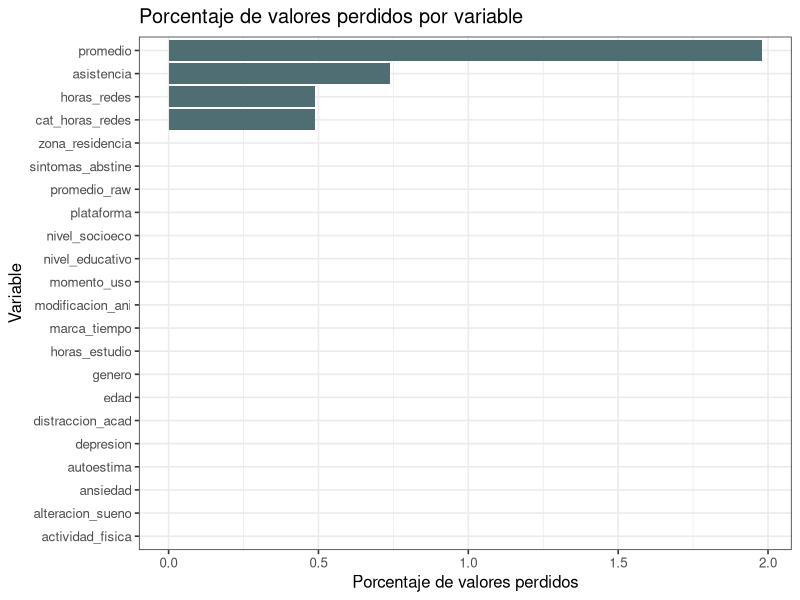
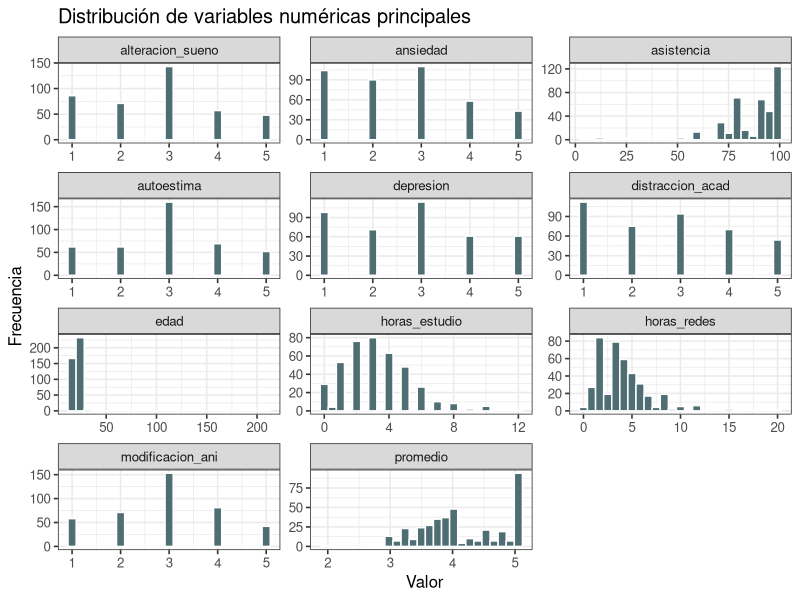
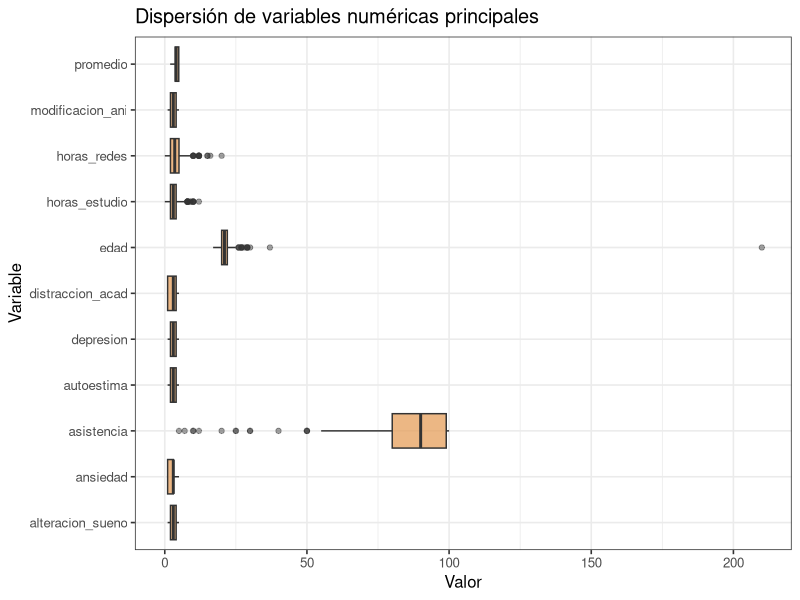
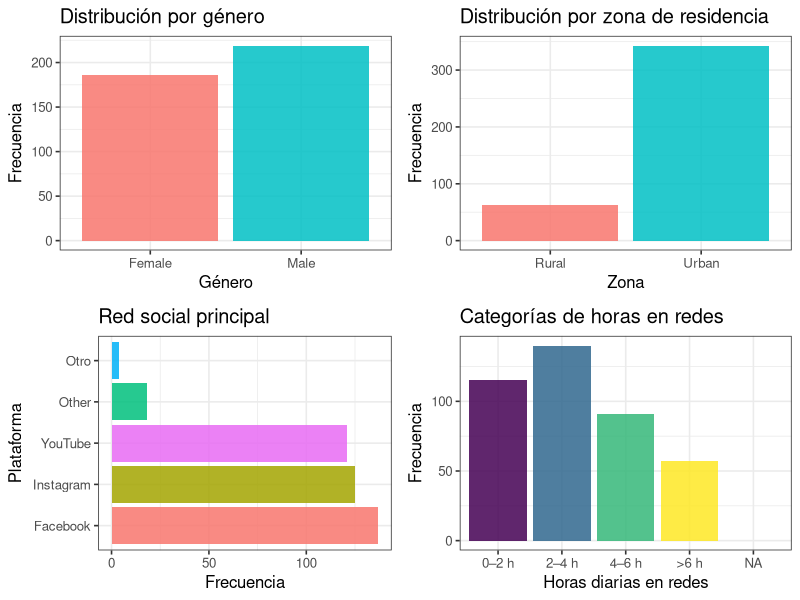
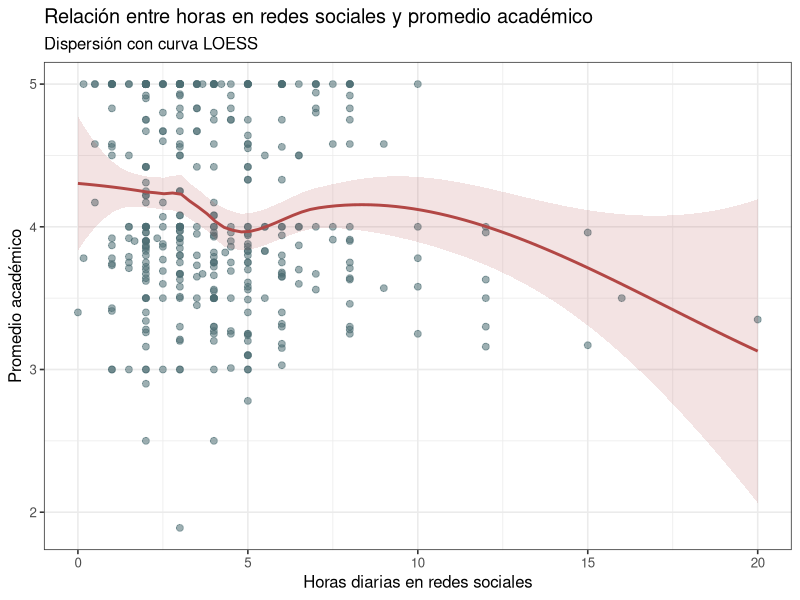
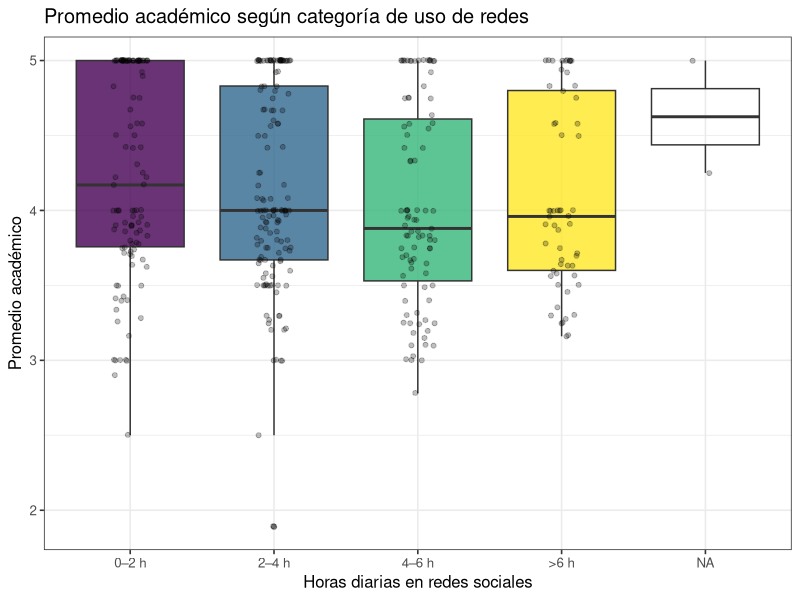
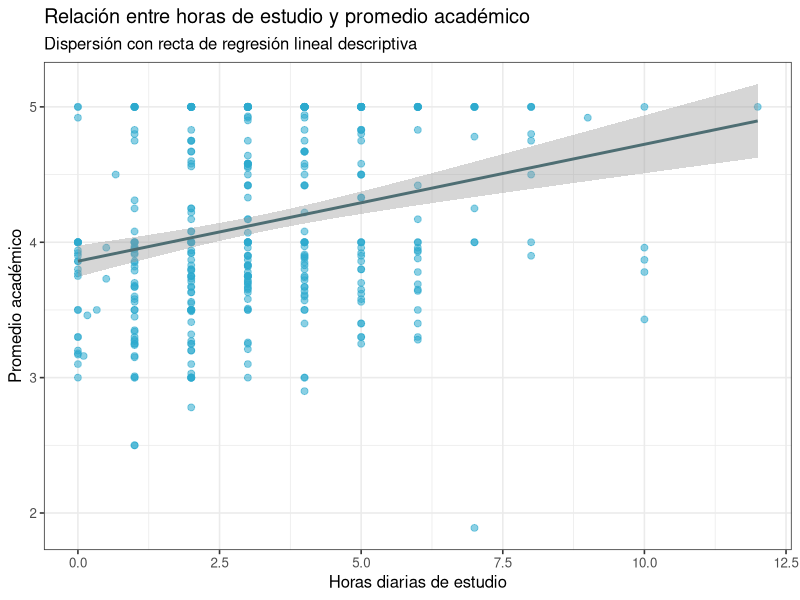
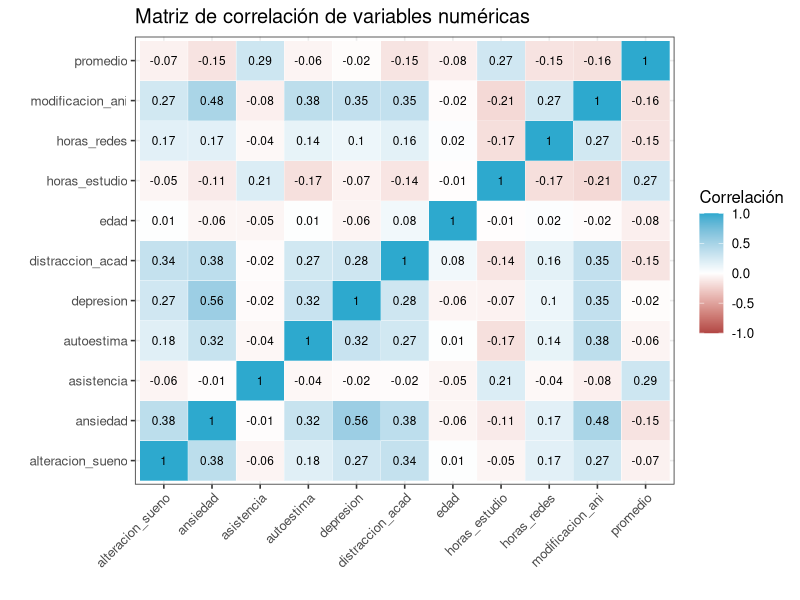

Generate these figures, in order, with R:
## ---- chunk 1
library(tidyverse)
library(readr)
library(knitr)
library(cowplot)
library(scales)
## ---- chunk 2
df <- read_csv(
  "../../datos/procesados/survey.limpio.csv",
  show_col_types = FALSE
) %>%
  mutate(
    cat_horas_redes = factor(
      cat_horas_redes,
      levels = c("0–2 h", "2–4 h", "4–6 h", ">6 h"),
      ordered = TRUE
    ),
    plataforma = factor(plataforma),
    genero = factor(genero),
    zona_residencia = factor(zona_residencia),
    nivel_educativo = factor(nivel_educativo),
    nivel_socioeco = factor(nivel_socioeco),
    momento_uso = factor(momento_uso),
    actividad_fisica = factor(actividad_fisica)
  )

cat("Filas de la base:", nrow(df), "\n")
cat("Columnas de la base:", ncol(df), "\n")
## ---- chunk 3
glimpse(df)
## ---- chunk 4
head(df, 10) %>%
  kable(
    caption = "Primeras 10 observaciones de la base limpia"
  )
## ---- chunk 5
tipos_variables <- tibble(
  variable = names(df),
  tipo = map_chr(df, ~ class(.x)[1]),
  valores_unicos = map_int(df, ~ n_distinct(.x, na.rm = TRUE)),
  valores_perdidos = map_int(df, ~ sum(is.na(.x))),
  porcentaje_na = round(valores_perdidos / nrow(df) * 100, 2)
)

tipos_variables %>%
  kable(
    caption = "Tipo de variable, valores únicos y valores perdidos"
  )
## ---- chunk 6
na_resumen <- df %>%
  summarise(across(
    everything(),
    ~ sum(is.na(.x))
  )) %>%
  pivot_longer(
    cols = everything(),
    names_to = "variable",
    values_to = "n_na"
  ) %>%
  mutate(
    porcentaje_na = round(n_na / nrow(df) * 100, 2)
  ) %>%
  arrange(desc(n_na))

na_resumen %>%
  kable(
    caption = "Resumen de valores perdidos por variable"
  )
## ---- chunk 7
ggplot(na_resumen, aes(x = reorder(variable, porcentaje_na), y = porcentaje_na)) +
  geom_col(fill = "#4E6E73") +
  coord_flip() +
  labs(
    title = "Porcentaje de valores perdidos por variable",
    x = "Variable",
    y = "Porcentaje de valores perdidos"
  ) +
  theme_bw(base_size = 12)
## ---- chunk 8
variables_numericas <- df %>%
  select(where(is.numeric))

resumen_numerico <- variables_numericas %>%
  summarise(across(
    everything(),
    list(
      n = ~ sum(!is.na(.x)),
      media = ~ mean(.x, na.rm = TRUE),
      mediana = ~ median(.x, na.rm = TRUE),
      desviacion = ~ sd(.x, na.rm = TRUE),
      minimo = ~ min(.x, na.rm = TRUE),
      q1 = ~ quantile(.x, 0.25, na.rm = TRUE),
      q3 = ~ quantile(.x, 0.75, na.rm = TRUE),
      maximo = ~ max(.x, na.rm = TRUE),
      iqr = ~ IQR(.x, na.rm = TRUE)
    ),
    .names = "{.col}_{.fn}"
  )) %>%
  pivot_longer(
    cols = everything(),
    names_to = "variable_estadistico",
    values_to = "valor"
  ) %>%
  separate(
    variable_estadistico,
    into = c("variable", "estadistico"),
    sep = "_(?=[^_]+$)"
  ) %>%
  pivot_wider(
    names_from = estadistico,
    values_from = valor
  ) %>%
  mutate(across(where(is.numeric), ~ round(.x, 3)))

resumen_numerico %>%
  kable(
    caption = "Estadísticas descriptivas de las variables numéricas"
  )
## ---- chunk 9
df_num_largo <- df %>%
  select(
    edad,
    horas_estudio,
    asistencia,
    horas_redes,
    promedio,
    distraccion_acad,
    ansiedad,
    depresion,
    autoestima,
    alteracion_sueno,
    modificacion_ani
  ) %>%
  pivot_longer(
    cols = everything(),
    names_to = "variable",
    values_to = "valor"
  )

ggplot(df_num_largo, aes(x = valor)) +
  geom_histogram(bins = 25, fill = "#4E6E73", color = "white") +
  facet_wrap(~ variable, scales = "free", ncol = 3) +
  labs(
    title = "Distribución de variables numéricas principales",
    x = "Valor",
    y = "Frecuencia"
  ) +
  theme_bw(base_size = 12)
## ---- chunk 10
ggplot(df_num_largo, aes(x = variable, y = valor)) +
  geom_boxplot(fill = "#E69F5B", alpha = 0.75, outlier.alpha = 0.45) +
  coord_flip() +
  labs(
    title = "Dispersión de variables numéricas principales",
    x = "Variable",
    y = "Valor"
  ) +
  theme_bw(base_size = 12)
## ---- chunk 11
variables_categoricas <- df %>%
  select(where(~ is.character(.x) || is.factor(.x)))

resumen_categorico <- variables_categoricas %>%
  summarise(across(
    everything(),
    ~ n_distinct(.x, na.rm = TRUE)
  )) %>%
  pivot_longer(
    cols = everything(),
    names_to = "variable",
    values_to = "categorias_unicas"
  ) %>%
  arrange(desc(categorias_unicas))

resumen_categorico %>%
  kable(
    caption = "Cantidad de categorías únicas por variable categórica"
  )
## ---- chunk 12
tabla_frecuencia <- function(data, variable) {
  data %>%
    count({{ variable }}, name = "frecuencia") %>%
    mutate(
      porcentaje = round(frecuencia / sum(frecuencia) * 100, 2)
    ) %>%
    arrange(desc(frecuencia))
}

tabla_frecuencia(df, genero) %>%
  kable(caption = "Distribución por género")

tabla_frecuencia(df, zona_residencia) %>%
  kable(caption = "Distribución por zona de residencia")

tabla_frecuencia(df, nivel_educativo) %>%
  kable(caption = "Distribución por nivel educativo")

tabla_frecuencia(df, nivel_socioeco) %>%
  kable(caption = "Distribución por nivel educativo de los padres")

tabla_frecuencia(df, plataforma) %>%
  kable(caption = "Distribución por red social principal")

tabla_frecuencia(df, cat_horas_redes) %>%
  kable(caption = "Distribución por categoría de horas en redes sociales")
## ---- chunk 13
p_genero <- ggplot(df, aes(x = genero, fill = genero)) +
  geom_bar(alpha = 0.85) +
  labs(
    title = "Distribución por género",
    x = "Género",
    y = "Frecuencia"
  ) +
  theme_bw(base_size = 12) +
  theme(legend.position = "none")

p_zona <- ggplot(df, aes(x = zona_residencia, fill = zona_residencia)) +
  geom_bar(alpha = 0.85) +
  labs(
    title = "Distribución por zona de residencia",
    x = "Zona",
    y = "Frecuencia"
  ) +
  theme_bw(base_size = 12) +
  theme(legend.position = "none")

p_plataforma <- ggplot(df, aes(x = fct_infreq(plataforma), fill = plataforma)) +
  geom_bar(alpha = 0.85) +
  coord_flip() +
  labs(
    title = "Red social principal",
    x = "Plataforma",
    y = "Frecuencia"
  ) +
  theme_bw(base_size = 12) +
  theme(legend.position = "none")

p_cat_redes <- ggplot(df, aes(x = cat_horas_redes, fill = cat_horas_redes)) +
  geom_bar(alpha = 0.85) +
  labs(
    title = "Categorías de horas en redes",
    x = "Horas diarias en redes",
    y = "Frecuencia"
  ) +
  theme_bw(base_size = 12) +
  theme(legend.position = "none")

plot_grid(
  p_genero,
  p_zona,
  p_plataforma,
  p_cat_redes,
  ncol = 2
)
## ---- chunk 14
variables_centrales <- df %>%
  select(
    horas_redes,
    cat_horas_redes,
    promedio,
    horas_estudio,
    asistencia,
    distraccion_acad,
    ansiedad,
    depresion,
    autoestima,
    alteracion_sueno
  )

summary(variables_centrales)
## ---- chunk 15
df %>%
  summarise(
    n = n(),
    media_horas_redes = mean(horas_redes, na.rm = TRUE),
    mediana_horas_redes = median(horas_redes, na.rm = TRUE),
    sd_horas_redes = sd(horas_redes, na.rm = TRUE),
    media_promedio = mean(promedio, na.rm = TRUE),
    mediana_promedio = median(promedio, na.rm = TRUE),
    sd_promedio = sd(promedio, na.rm = TRUE),
    media_horas_estudio = mean(horas_estudio, na.rm = TRUE),
    media_asistencia = mean(asistencia, na.rm = TRUE),
    media_distraccion = mean(distraccion_acad, na.rm = TRUE)
  ) %>%
  mutate(across(where(is.numeric), ~ round(.x, 3))) %>%
  kable(
    caption = "Resumen general de variables centrales del proyecto"
  )
## ---- chunk 16
ggplot(df, aes(x = horas_redes, y = promedio)) +
  geom_point(alpha = 0.55, color = "#4E6E73", size = 2) +
  geom_smooth(method = "loess", se = TRUE, color = "#B24745", fill = "#B24745", alpha = 0.15) +
  labs(
    title = "Relación entre horas en redes sociales y promedio académico",
    subtitle = "Dispersión con curva LOESS",
    x = "Horas diarias en redes sociales",
    y = "Promedio académico"
  ) +
  theme_bw(base_size = 12)
## ---- chunk 17
df %>%
  group_by(cat_horas_redes) %>%
  summarise(
    n = n(),
    promedio_medio = mean(promedio, na.rm = TRUE),
    promedio_mediano = median(promedio, na.rm = TRUE),
    sd_promedio = sd(promedio, na.rm = TRUE),
    min_promedio = min(promedio, na.rm = TRUE),
    max_promedio = max(promedio, na.rm = TRUE),
    .groups = "drop"
  ) %>%
  mutate(across(where(is.numeric), ~ round(.x, 3))) %>%
  kable(
    caption = "Promedio académico por categoría de uso diario de redes sociales"
  )
## ---- chunk 18
ggplot(df, aes(x = cat_horas_redes, y = promedio, fill = cat_horas_redes)) +
  geom_boxplot(alpha = 0.8, outlier.alpha = 0.5) +
  geom_jitter(width = 0.12, alpha = 0.25, size = 1.4) +
  labs(
    title = "Promedio académico según categoría de uso de redes",
    x = "Horas diarias en redes sociales",
    y = "Promedio académico"
  ) +
  theme_bw(base_size = 12) +
  theme(legend.position = "none")
## ---- chunk 19
ggplot(df, aes(x = horas_estudio, y = promedio)) +
  geom_point(alpha = 0.55, color = "#2DA9CE", size = 2) +
  geom_smooth(method = "lm", se = TRUE, color = "#4E6E73") +
  labs(
    title = "Relación entre horas de estudio y promedio académico",
    subtitle = "Dispersión con recta de regresión lineal descriptiva",
    x = "Horas diarias de estudio",
    y = "Promedio académico"
  ) +
  theme_bw(base_size = 12)
## ---- chunk 20
df %>%
  summarise(
    correlacion_horas_estudio_promedio = cor(horas_estudio, promedio, use = "complete.obs"),
    correlacion_horas_redes_promedio = cor(horas_redes, promedio, use = "complete.obs"),
    correlacion_asistencia_promedio = cor(asistencia, promedio, use = "complete.obs"),
    correlacion_distraccion_promedio = cor(distraccion_acad, promedio, use = "complete.obs")
  ) %>%
  mutate(across(everything(), ~ round(.x, 3))) %>%
  kable(
    caption = "Correlaciones descriptivas con el promedio académico"
  )
## ---- chunk 21
cor_df <- df %>%
  select(
    edad,
    horas_estudio,
    asistencia,
    horas_redes,
    promedio,
    distraccion_acad,
    ansiedad,
    depresion,
    autoestima,
    alteracion_sueno,
    modificacion_ani
  )

matriz_cor <- cor(cor_df, use = "pairwise.complete.obs")

matriz_cor_larga <- as.data.frame(matriz_cor) %>%
  rownames_to_column("variable_1") %>%
  pivot_longer(
    cols = -variable_1,
    names_to = "variable_2",
    values_to = "correlacion"
  )

ggplot(matriz_cor_larga, aes(x = variable_1, y = variable_2, fill = correlacion)) +
  geom_tile(color = "white") +
  geom_text(aes(label = round(correlacion, 2)), size = 3) +
  scale_fill_gradient2(
    low = "#B24745",
    mid = "white",
    high = "#2DA9CE",
    midpoint = 0,
    limits = c(-1, 1)
  ) +
  labs(
    title = "Matriz de correlación de variables numéricas",
    x = "",
    y = "",
    fill = "Correlación"
  ) +
  theme_bw(base_size = 12) +
  theme(
    axis.text.x = element_text(angle = 45, hjust = 1)
  )
## ---- chunk 22
df %>%
  group_by(plataforma) %>%
  summarise(
    n = n(),
    promedio_medio = mean(promedio, na.rm = TRUE),
    promedio_mediano = median(promedio, na.rm = TRUE),
    horas_redes_media = mean(horas_redes, na.rm = TRUE),
    sd_promedio = sd(promedio, na.rm = TRUE),
    .groups = "drop"
  ) %>%
  arrange(desc(promedio_medio)) %>%
  mutate(across(where(is.numeric), ~ round(.x, 3))) %>%
  kable(
    caption = "Promedio académico y horas en redes por plataforma principal"
  )
## ---- chunk 23
ggplot(df, aes(x = fct_reorder(plataforma, promedio, .fun = mean), y = promedio, fill = plataforma)) +
  geom_boxplot(alpha = 0.8, outlier.alpha = 0.45) +
  coord_flip() +
  labs(
    title = "Promedio académico por plataforma principal",
    x = "Plataforma",
    y = "Promedio académico"
  ) +
  theme_bw(base_size = 12) +
  theme(legend.position = "none")
## ---- chunk 24
df %>%
  group_by(genero) %>%
  summarise(
    n = n(),
    promedio_medio = mean(promedio, na.rm = TRUE),
    horas_redes_media = mean(horas_redes, na.rm = TRUE),
    horas_estudio_media = mean(horas_estudio, na.rm = TRUE),
    .groups = "drop"
  ) %>%
  mutate(across(where(is.numeric), ~ round(.x, 3))) %>%
  kable(
    caption = "Resumen por género"
  )
## ---- chunk 25
df %>%
  group_by(zona_residencia) %>%
  summarise(
    n = n(),
    promedio_medio = mean(promedio, na.rm = TRUE),
    horas_redes_media = mean(horas_redes, na.rm = TRUE),
    horas_estudio_media = mean(horas_estudio, na.rm = TRUE),
    .groups = "drop"
  ) %>%
  mutate(across(where(is.numeric), ~ round(.x, 3))) %>%
  kable(
    caption = "Resumen por zona de residencia"
  )
## ---- chunk 26
p_genero_prom <- ggplot(df, aes(x = genero, y = promedio, fill = genero)) +
  geom_boxplot(alpha = 0.8) +
  labs(
    title = "Promedio académico por género",
    x = "Género",
    y = "Promedio"
  ) +
  theme_bw(base_size = 12) +
  theme(legend.position = "none")

p_zona_prom <- ggplot(df, aes(x = zona_residencia, y = promedio, fill = zona_residencia)) +
  geom_boxplot(alpha = 0.8) +
  labs(
    title = "Promedio académico por zona de residencia",
    x = "Zona de residencia",
    y = "Promedio"
  ) +
  theme_bw(base_size = 12) +
  theme(legend.position = "none")

plot_grid(p_genero_prom, p_zona_prom, ncol = 2)
## ---- chunk 27
df %>%
  group_by(distraccion_acad) %>%
  summarise(
    n = n(),
    promedio_medio = mean(promedio, na.rm = TRUE),
    horas_redes_media = mean(horas_redes, na.rm = TRUE),
    horas_estudio_media = mean(horas_estudio, na.rm = TRUE),
    .groups = "drop"
  ) %>%
  mutate(across(where(is.numeric), ~ round(.x, 3))) %>%
  kable(
    caption = "Promedio, horas en redes y horas de estudio según distracción académica"
  )
## ---- chunk 28
ggplot(df, aes(x = factor(distraccion_acad), y = promedio, fill = factor(distraccion_acad))) +
  geom_boxplot(alpha = 0.8) +
  labs(
    title = "Promedio académico según nivel de distracción académica",
    x = "Nivel de distracción académica",
    y = "Promedio académico"
  ) +
  theme_bw(base_size = 12) +
  theme(legend.position = "none")
## ---- chunk 29
heat_df <- df %>%
  filter(!is.na(cat_horas_redes), !is.na(distraccion_acad)) %>%
  group_by(cat_horas_redes, distraccion_acad) %>%
  summarise(
    n = n(),
    promedio_medio = mean(promedio, na.rm = TRUE),
    .groups = "drop"
  )

ggplot(
  heat_df,
  aes(
    x = cat_horas_redes,
    y = factor(distraccion_acad),
    fill = promedio_medio
  )
) +
  geom_tile(color = "white") +
  geom_text(
    aes(label = paste0(round(promedio_medio, 2), "\n(n=", n, ")")),
    color = "white",
    fontface = "bold",
    size = 3.5
  ) +
  scale_fill_gradient2(
    low = "#B24745",
    mid = "grey90",
    high = "#2DA9CE",
    midpoint = median(heat_df$promedio_medio, na.rm = TRUE)
  ) +
  labs(
    title = "Promedio académico por uso de redes y distracción académica",
    x = "Categoría de horas en redes",
    y = "Nivel de distracción académica",
    fill = "Promedio medio"
  ) +
  theme_bw(base_size = 12)
## ---- chunk 30
bienestar_largo <- df %>%
  select(
    promedio,
    ansiedad,
    depresion,
    autoestima,
    alteracion_sueno,
    modificacion_ani
  ) %>%
  pivot_longer(
    cols = -promedio,
    names_to = "indicador",
    values_to = "valor"
  )

ggplot(bienestar_largo, aes(x = factor(valor), y = promedio, fill = factor(valor))) +
  geom_boxplot(alpha = 0.8) +
  facet_wrap(~ indicador, scales = "free_x") +
  labs(
    title = "Promedio académico según indicadores de bienestar",
    x = "Nivel reportado",
    y = "Promedio académico"
  ) +
  theme_bw(base_size = 12) +
  theme(legend.position = "none")
## ---- chunk 31
df %>%
  summarise(
    cor_ansiedad_promedio = cor(ansiedad, promedio, use = "complete.obs"),
    cor_depresion_promedio = cor(depresion, promedio, use = "complete.obs"),
    cor_autoestima_promedio = cor(autoestima, promedio, use = "complete.obs"),
    cor_sueno_promedio = cor(alteracion_sueno, promedio, use = "complete.obs"),
    cor_animo_promedio = cor(modificacion_ani, promedio, use = "complete.obs")
  ) %>%
  mutate(across(everything(), ~ round(.x, 3))) %>%
  kable(
    caption = "Correlaciones entre indicadores de bienestar y promedio académico"
  )
## ---- chunk 32
ggplot(df, aes(x = asistencia, y = promedio)) +
  geom_point(alpha = 0.55, color = "#78B49D", size = 2) +
  geom_smooth(method = "lm", se = TRUE, color = "#4E6E73") +
  labs(
    title = "Relación entre asistencia y promedio académico",
    x = "Asistencia reportada",
    y = "Promedio académico"
  ) +
  theme_bw(base_size = 12)
## ---- chunk 33
df %>%
  mutate(
    cat_asistencia = cut(
      asistencia,
      breaks = c(-Inf, 60, 80, 90, Inf),
      labels = c("≤60", "61–80", "81–90", ">90"),
      ordered_result = TRUE
    )
  ) %>%
  group_by(cat_asistencia) %>%
  summarise(
    n = n(),
    promedio_medio = mean(promedio, na.rm = TRUE),
    horas_redes_media = mean(horas_redes, na.rm = TRUE),
    horas_estudio_media = mean(horas_estudio, na.rm = TRUE),
    .groups = "drop"
  ) %>%
  mutate(across(where(is.numeric), ~ round(.x, 3))) %>%
  kable(
    caption = "Promedio académico, horas en redes y estudio por categoría de asistencia"
  )
## ---- chunk 34
detectar_outliers <- function(x) {
  q1 <- quantile(x, 0.25, na.rm = TRUE)
  q3 <- quantile(x, 0.75, na.rm = TRUE)
  iqr <- q3 - q1
  limite_inf <- q1 - 1.5 * iqr
  limite_sup <- q3 + 1.5 * iqr
  sum(x < limite_inf | x > limite_sup, na.rm = TRUE)
}

outliers_resumen <- variables_numericas %>%
  summarise(across(
    everything(),
    detectar_outliers
  )) %>%
  pivot_longer(
    cols = everything(),
    names_to = "variable",
    values_to = "posibles_outliers"
  ) %>%
  arrange(desc(posibles_outliers))

outliers_resumen %>%
  kable(
    caption = "Cantidad de posibles valores atípicos por variable numérica usando regla 1.5 IQR"
  )
## ---- chunk 35
dir.create("../../datos/procesados/descriptivos", showWarnings = FALSE)

write_csv(
  tipos_variables,
  "../../datos/procesados/descriptivos/tipos_variables.csv"
)

write_csv(
  na_resumen,
  "../../datos/procesados/descriptivos/valores_perdidos.csv"
)

write_csv(
  resumen_numerico,
  "../../datos/procesados/descriptivos/resumen_numerico.csv"
)

write_csv(
  resumen_categorico,
  "../../datos/procesados/descriptivos/resumen_categorico.csv"
)

write_csv(
  matriz_cor_larga,
  "../../datos/procesados/descriptivos/matriz_correlacion.csv"
)

cat("Tablas descriptivas guardadas en ../../datos/procesados/descriptivos/\n")
